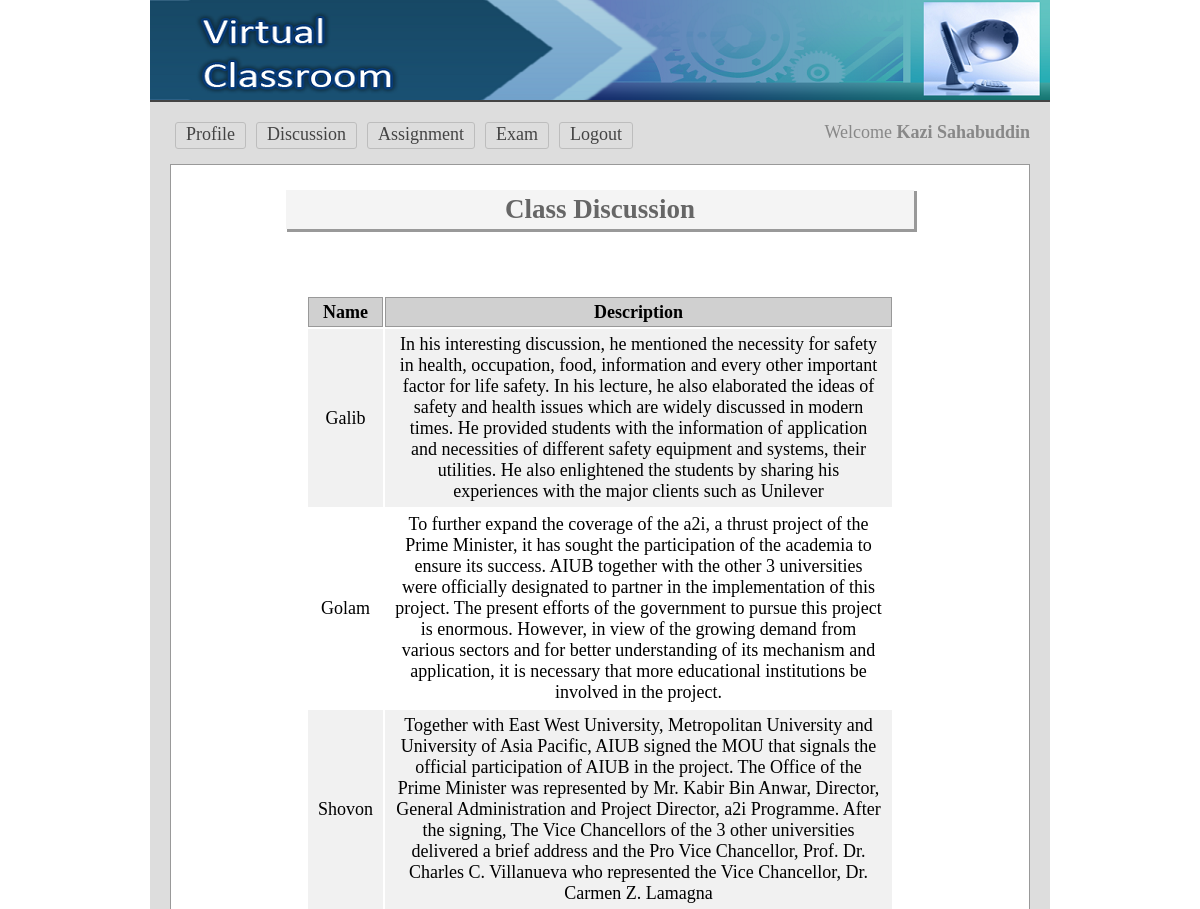
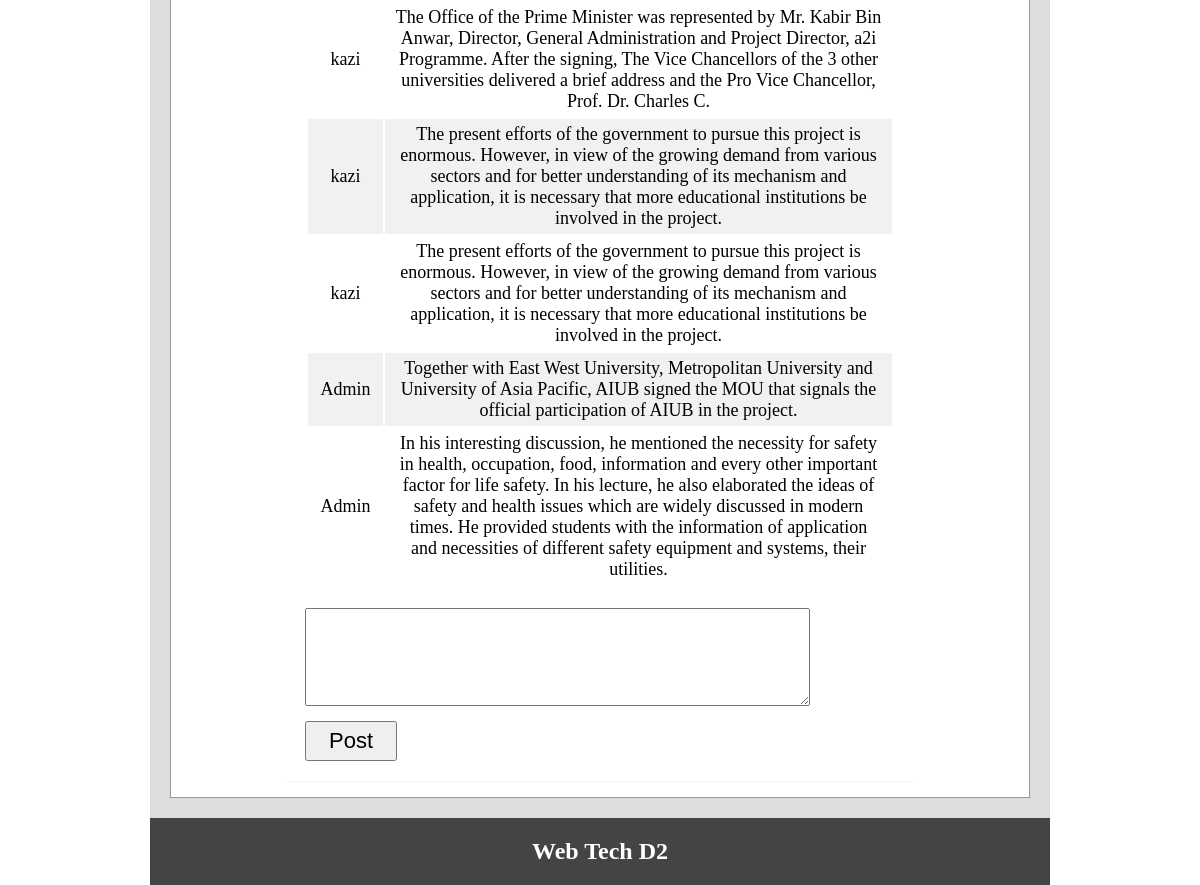
The app's page /discussion.php (signed in) with its own data (2 pictures, top to bottom).
### tables this page shows
CREATE TABLE `discussion` (
  `dis_id` int(11) NOT NULL,
  `username` varchar(50) NOT NULL,
  `descr` text NOT NULL
);

### lib/Session.php (called while the page is built, shortened)
<?php
class Session{
	 public static function get($key){
	 	if (isset($_SESSION[$key])) {
	 		return $_SESSION[$key];
	 	} else {
	 		return false;
	 	}
	 }
}
?>

### classes/Process.php (called while the page is built, shortened)
<?php
	$filepath = realpath(dirname(__FILE__));
	include_once ($filepath.'/../lib/Session.php');
	include_once ($filepath.'/../lib/Database.php');
class Process
{
	private $db;
	function __construct()
	{
		$this->db= new Database();
	}
	public function getDesData(){
		$query = "SELECT * FROM discussion";
		$getdata = $this->db->select($query);
		return $getdata;
	}
}
?>

### lib/Database.php (called while the page is built, shortened)
<?php
Class Database{
	public $host   = DB_HOST;
	public $user   = DB_USER;
	public $pass   = DB_PASS;
	public $dbname = DB_NAME;
	public $link;
	private function connectDB(){
	$this->link = new mysqli($this->host, $this->user, $this->pass, $this->dbname);
 }
	public function select($query){
		$result = $this->link->query($query) or die($this->link->error.__LINE__);
		if($result->num_rows > 0){
			return $result;
		} else {
			return false;
		}
	}
}

### discussion.php (the view, shortened to what this page needs)
<?php include 'inc/header.php'; ?>
<div class="main">
<h1>Class Discussion</h1>
	<div class="discussion">
		<table class="tblone">
			<tr>
				<th>Name</th>
				<th>Description</th>
			</tr>
			<?php
					$desData = $pro->getDesData();
					if ($desData) {
						while ($result = $desData->fetch_assoc()) {
				?>
			<tr>
				<td><?php echo $result['username'];?></td>
				<td><?php echo $result['descr'];?></td>
			</tr>
			<?php } }?>
		</table>
		<form method="post" action="">
			 <textarea rows="4" cols="50" name="descr"></textarea> <br>
			<input type="submit" name="" value="Post">
		</form>
		</div>
 </div>
<?php include 'inc/footer.php'; ?>

### inc/header.php (shortened to what this page needs)
<?php
	$filepath = realpath(dirname(__FILE__));
	include_once($filepath."/../lib/Session.php");
	include_once($filepath."/../lib/Database.php");
	$pro = new Process();
?>
<!doctype html>
<html>
<head>
	<link rel="stylesheet" href="css/main.css">
</head>
<body>
<div class="phpcoding">
	<section class="headeroption"></section>
		<section class="maincontent">
		<div class="menu">
		<ul>
			<?php
				$login = Session::get("userLogin");
				if ($login == true) {
			?>
			<li><a href="profile.php">Profile</a></li>
			<li><a href="discussion.php">Discussion</a></li>
			<li><a href="assignment.php">Assignment</a></li>
			<li><a href="exam.php">Exam</a></li>
			<li><a href="?action=logout">Logout</a></li>
			<?php }else{?>
			<li><a href="index.php">Login</a></li>
			<li><a href="register.php">Register</a></li>
			<?php }?>
		</ul>
			<?php
				$login = Session::get("userLogin");
				if ($login == true) {
			?>
		<span style="float: right;color: #888"> Welcome <strong><?php echo Session::get("name");?></strong></span>
		<?php }?>
		</div>

### inc/footer.php
 </section>
<section class="footeroption">
		<h2><?php echo "Web Tech D2"; ?></h2>
	</section>
</div>
</body>
</html>

### css/main.css (style rules this page uses)
* { margin:0;padding:0;outline:none }
body { font-family:verdana }
.phpcoding { width:900px; margin: 0 auto;background:#ddd }
.headeroption { background: #444 url("../img/banner.png") no-repeat scroll 0 0; border-bottom: 2px solid #444444; height: 100px; }
.footeroption { background:#444;color:#fff;text-align:center;padding:20px; }
.headeroption h2, .footeroption h2 { margin:0;font-size:24px }
.maincontent { font-size: 18px; min-height: 430px; padding: 20px; }
input[type="submit"] { cursor: pointer; font-size: 15px; padding: 1px 10px; }
.tblone { width:100%;border:1px solid #fff;margin:20px 0 }
.tblone td { padding:5px 10px;text-align:center; }
table.tblone tr:nth-child(2n+1) { background:#fff;height:30px; }
table.tblone tr:nth-child(2n) { background:#f1f1f1;height:30px; }
table.tblone th { background-color: #d0d0d0; border: 1px solid #999; }
.main { background: #fff none repeat scroll 0 0; border: 1px solid #999; margin-top: 10px; min-height: 368px; padding: 15px; width: 828px; }
.main h1 { background: #f4f4f4 none repeat scroll 0 0; box-shadow: 2px 2px 0 1px #999; color: #666; margin: 10px auto 25px; padding: 4px; text-align: center; width: 620px; }
.menu { overflow:hidden; }
.menu ul { margin:0;padding:0;list-style:none }
.menu ul li { display:block;float:left; }
.menu ul li a { border: 1px solid #bdbdbd; border-radius: 3px; color: #444; display: block; margin: 0 5px 5px; padding: 1px 10px 3px; text-decoration: none; }

### discussion.php (style rules this page uses)
.discussion { width: 590px; padding: 20px; margin: 0 auto; border-bottom: 1px solid #f4f4f4; }
textarea { font-family: arial; font-size: 16px; font-weight: lighter; margin-bottom: 10px; padding: 12px; }
input[type="submit"] { cursor: pointer; font-family: arial; font-size: 22px; padding: 5px 22px; }

### records on screen
discussion: username "Galib", descr "In his interesting discussion, he mentioned the necessity for safety in health, occupation, food, information and every other important factor for life safety. In his lecture, he also elaborated the ideas of safety and health issues which are widely discussed in modern times. He provided students with the information of application and necessities of different safety equipment and systems, their utilities. He also enlightened the students by sharing his experiences with the major clients such as Unilever"
discussion: username "Golam", descr "To further expand the coverage of the a2i, a thrust project of the Prime Minister, it has sought the participation of the academia to ensure its success. AIUB together with the other 3 universities were officially designated to partner in the implementation of this project. The present efforts of the government to pursue this project is enormous. However, in view of the growing demand from various sectors and for better understanding of its mechanism and application, it is necessary that more educational institutions be involved in the project."
discussion: username "Shovon", descr "Together with East West University, Metropolitan University and University of Asia Pacific, AIUB signed the MOU that signals the official participation of AIUB in the project. The Office of the Prime Minister was represented by Mr. Kabir Bin Anwar, Director, General Administration and Project Director, a2i Programme. After the signing, The Vice Chancellors of the 3 other universities delivered a brief address and the Pro Vice Chancellor, Prof. Dr. Charles C. Villanueva who represented the Vice Chancellor, Dr. Carmen Z. Lamagna"
discussion: username "kazi", descr "The Office of the Prime Minister was represented by Mr. Kabir Bin Anwar, Director, General Administration and Project Director, a2i Programme. After the signing, The Vice Chancellors of the 3 other universities delivered a brief address and the Pro Vice Chancellor, Prof. Dr. Charles C."
discussion: username "kazi", descr "The present efforts of the government to pursue this project is enormous. However, in view of the growing demand from various sectors and for better understanding of its mechanism and application, it is necessary that more educational institutions be involved in the project."
discussion: username "kazi", descr "The present efforts of the government to pursue this project is enormous. However, in view of the growing demand from various sectors and for better understanding of its mechanism and application, it is necessary that more educational institutions be involved in the project."
discussion: username "Admin", descr "Together with East West University, Metropolitan University and University of Asia Pacific, AIUB signed the MOU that signals the official participation of AIUB in the project."
discussion: username "Admin", descr "In his interesting discussion, he mentioned the necessity for safety in health, occupation, food, information and every other important factor for life safety. In his lecture, he also elaborated the ideas of safety and health issues which are widely discussed in modern times. He provided students with the information of application and necessities of different safety equipment and systems, their utilities."

### other values on screen
Session::get("name") "Kazi Sahabuddin"
